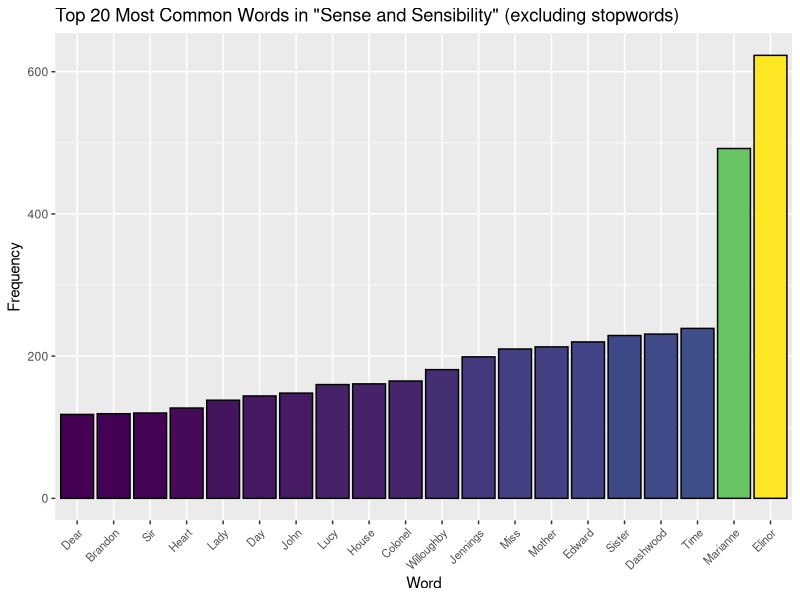

The R script that drew this image:
## ---- chunk 1
knitr::opts_chunk$set(echo = TRUE)
## ---- chunk 2
library(dplyr)
library(janeaustenr)
library(ggplot2)
library(tidytext)
library(testthat)
library(viridis)
library(stringr)
## ---- chunk 3
sensesensibility_tibble <- tibble(txt = sensesensibility)
sensesensibility_tibble
## ---- chunk 4
sensesensibility_words <- tidytext::unnest_tokens(sensesensibility_tibble, word, txt)
head(sensesensibility_words)
## ---- chunk 5
sensesensibility_no_stopwords <- anti_join(sensesensibility_words , tidytext::stop_words, by="word")
head(sensesensibility_no_stopwords)
## ---- chunk 6
sensesensibility_no_stopwords_top_words <- sensesensibility_no_stopwords %>%
  count(word, sort = TRUE) %>%
  top_n(20)

sensesensibility_no_stopwords_top_words$word <- str_to_title(sensesensibility_no_stopwords_top_words$word)
sensesensibility_no_stopwords_top_words
## ---- chunk 7
ggplot(sensesensibility_no_stopwords_top_words, aes(x = reorder(word, n), y = n, fill = n)) +
  geom_col(color = "black", show.legend = FALSE) +
  labs(title = "Top 20 Most Common Words in \"Sense and Sensibility\" (excluding stopwords)",
       x = "Word",
       y = "Frequency") +
  scale_fill_viridis_c()+
  theme(axis.text.x = element_text(angle = 45, hjust = 1, size = 8))

## ---- chunk 8
#' Custom Pig Latin Transformation
#'
#' This function transforms a word into Pig Latin based on my customized Pig Latin function with the following rules:
#' 
#' 1. If the word begins with a vowel and ends with a vowel, append "oodle-" to every vowel.
#' 2. If the word begins with a vowel and ends with a consonant, append "oodle-" to every vowel and add "acky" to the end.
#' 3. If the word begins with a consonant, move the first consonant to the end and the last letter to the beginning, append "oodle-" to every vowel, and add "acky" to the end.
#' 
#' The function also ensures that if the original word is capitalized, the transformed word will also be capitalized.
#' 
#' @param word A character string representing the input word (must be a single word).
#' 
#' @return A character string representing the word transformed into Pig Latin.
#' 
#' @examples
#' customPigLatin("Example")
#' # Returns: "Eoodle-Xoodle-Mpleoodle"
#' 
#' @export

customPigLatin <- function(word) {
  # Ensure that the input is a character string
  if (!is.character(word) || length(word) != 1) {
    stop("Input must be a character string.")
  }
  
  # Ensure that the input is a single word
  if (length(str_split(word, "\\s")[[1]]) > 1) {
    stop("Input must be a single word.")
  }
  
  # Define a vector of vowels
  vowels <- c("a", "e", "i", "o", "u")

  # Check if the first letter is capitalized
  is_capitalized <- str_detect(word, "^[A-Z]")
  
  original <- tolower(word)

  # Extract the first letter of the word
  first_letter <- substr(original, 1, 1)

  if (first_letter %in% vowels) {
    # Rule 1: Word begins with a vowel and ends with a vowel
    if (substr(original, nchar(original), nchar(original)) %in% vowels) {
      # Append "oodle-" to every vowel
      result <- str_replace_all(original, "[aeiou]", "\\0oodle-")
    } else {
      # Rule 2: Word begins with a vowel and ends with a consonant
      # Append "oodle-" to every vowel and add "acky" to the end
      result <- str_replace_all(original, "[aeiou]", "\\0oodle-") %>%
        str_c("acky")
    }
  } else {
    # Rule 3: Word begins with a consonant
    # Move the first consonant to the end and the last letter to the beginning
    # Append "oodle-" to every vowel and add "acky" to the end
    first_consonant <- str_extract(original, "[^aeiou]")
    last_letter <- substr(original, nchar(original), nchar(original))
    middle_letters <- str_sub(original, 2, nchar(original) - 1)
    
    result <- str_c(last_letter, middle_letters, first_consonant) %>%
              str_replace_all("[aeiou]", "\\0oodle-") %>%
              str_c("acky")
  }

  # Use str_replace to remove a hyphen at the end of the word
  result <- str_replace(result, "-$", "")

  # Capitalize the first letter if the original word is capitalized
  if (is_capitalized) {
    result <- paste0(toupper(substr(result, 1, 1)), substr(result, 2, nchar(result)))
  }

  return(result)
}

## ---- chunk 9
#Example
word1 <- "apple" #Start and end with vowel (RULE 1)
word2 <- "table" #Start with consonant and end with vowel (RULE 3)
word3 <- "Elephant" #Start with vowel, end with with consonant (RULE 2)
word4 <- "Dog" #Start and end with consonant (RULE 3)

pig_latin_result1 <- customPigLatin(word1)
pig_latin_result2 <- customPigLatin(word2)
pig_latin_result3 <- customPigLatin(word3)
pig_latin_result4 <- customPigLatin(word4)

cat(sprintf("Original: %s, Pig Latin: %s\n", word1, pig_latin_result1))
cat(sprintf("Original: %s, Pig Latin: %s\n", word2, pig_latin_result2))
cat(sprintf("Original: %s, Pig Latin: %s\n", word3, pig_latin_result3))
cat(sprintf("Original: %s, Pig Latin: %s\n", word4, pig_latin_result4))
## ---- chunk 10
test_that("Custom Pig Latin Transformation", {
  
  # Test with a phrase instead of a single word
  non_single_word <- "Hello world"
  expect_error(customPigLatin(non_single_word), "Input must be a single word.")
  
  # Test with a number instead of charater
  non_character <- 5486546
  expect_error(customPigLatin(non_character), "Input must be a character string.")
  
  # Rule 1: Word begins with a vowel and ends with a vowel
  input_word_1 <- "able"
  expected_result_1 <- "aoodle-bleoodle"
  actual_result_1 <- customPigLatin(input_word_1)
  expect_equal(actual_result_1, expected_result_1)

  # Rule 2: Word begins with a vowel and ends with a consonant
  input_word_2 <- "Ironman"
  expected_result_2 <- "Ioodle-rooodle-nmaoodle-nacky"
  actual_result_2 <- customPigLatin(input_word_2)
  expect_equal(actual_result_2, expected_result_2)

  # Rule 3: Word begins with a consonant
  input_word_3 <- "Tiger"
  expected_result_3 <- "Rioodle-geoodle-tacky"
  actual_result_3 <- customPigLatin(input_word_3)
  expect_equal(actual_result_3, expected_result_3)
})
